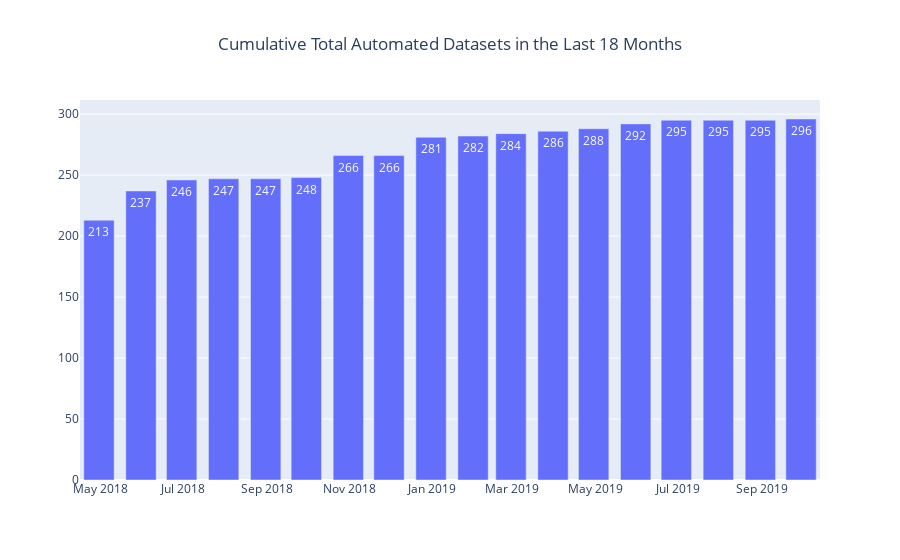

Notebook cell for this chart:
### Markdown cell above
# Automations

### Code cell
cumulative_automations = pd.DataFrame(merged_filter.query('automation == "Yes" & date_made_public')\
    .groupby(pd.Grouper(key='date_made_public', freq=('M'))).size().cumsum()).rename(columns={0:'Count'}).last('18M')

fig = go.Figure(data=[go.Bar(
    x=cumulative_automations.index,
    y=cumulative_automations['Count'],
    text=cumulative_automations['Count'],
    textposition='auto')])

fig.update_layout(
     title=go.layout.Title(
        text="Cumulative Total Automated Datasets in the Last 18 Months",
        xref="paper",
        x=.5)
     )
fig.show()

### Figure 1 — Plotly figure (JSON) as saved in the notebook; plotly's stock layout.template omitted (floating-point values rounded to 4 significant figures)
{"data": [{"text": [213, 237, 246, 247, 247, 248, 266, 266, 281, 282, 284, 286, 288, 292, 295, 295, 295, 296], "textposition": "auto", "type": "bar", "x": ["2018-04-30T00:00:00", "2018-05-31T00:00:00", "2018-06-30T00:00:00", "2018-07-31T00:00:00", "2018-08-31T00:00:00", "2018-09-30T00:00:00", "2018-10-31T00:00:00", "2018-11-30T00:00:00", "2018-12-31T00:00:00", "2019-01-31T00:00:00", "2019-02-28T00:00:00", "2019-03-31T00:00:00", "2019-04-30T00:00:00", "2019-05-31T00:00:00", "2019-06-30T00:00:00", "2019-07-31T00:00:00", "2019-08-31T00:00:00", "2019-09-30T00:00:00"], "y": [213, 237, 246, 247, 247, 248, 266, 266, 281, 282, 284, 286, 288, 292, 295, 295, 295, 296]}], "layout": {"title": {"text": "Cumulative Total Automated Datasets in the Last 18 Months", "x": 0.5, "xref": "paper"}}}
